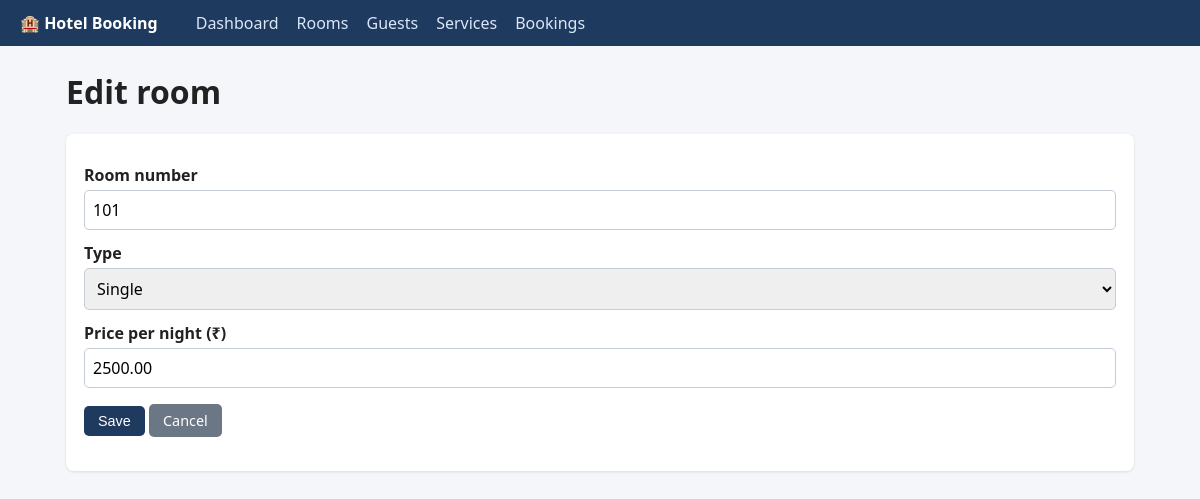
The app's page /rooms/form.php?id=1 with its own data.
### tables this page shows
CREATE TABLE rooms (
  room_id         INT UNSIGNED NOT NULL AUTO_INCREMENT,
  room_number     VARCHAR(10)  NOT NULL,
  room_type       ENUM('Single','Double','Suite') NOT NULL,
  price_per_night DECIMAL(10,2) NOT NULL,
  created_at      TIMESTAMP NOT NULL DEFAULT CURRENT_TIMESTAMP,
  updated_at      TIMESTAMP NOT NULL DEFAULT CURRENT_TIMESTAMP ON UPDATE CURRENT_TIMESTAMP,
  PRIMARY KEY (room_id),
  UNIQUE KEY uq_room_number (room_number),
  CONSTRAINT chk_room_price CHECK (price_per_night > 0)
);

### includes/functions.php (called while the page is built, shortened)
<?php
function h($v) { return htmlspecialchars((string)$v, ENT_QUOTES, 'UTF-8'); }

### rooms/form.php (the view, shortened to what this page needs)
<?php
require __DIR__ . '/../config.php';
$id = (int)($_GET['id'] ?? 0);
$types = ['Single', 'Double', 'Suite'];
$room = ['room_number' => '', 'room_type' => 'Single', 'price_per_night' => ''];
if ($id) {
    $s = $pdo->prepare("SELECT * FROM rooms WHERE room_id = ?");
    $s->execute([$id]);
    $room = $s->fetch();
}
$title = $id ? 'Edit room' : 'Add room';
require __DIR__ . '/../includes/header.php';
?>
<h1><?= h($title) ?></h1>
<form method="post" class="card">
  <label>Room number</label>
  <input name="room_number" value="<?= h($room['room_number']) ?>" required maxlength="10">
  <label>Type</label>
  <select name="room_type">
    <?php foreach ($types as $t): ?>
      <option <?= $room['room_type'] === $t ? 'selected' : '' ?>><?= $t ?></option>
    <?php endforeach; ?>
  </select>
  <label>Price per night (₹)</label>
  <input type="number" step="0.01" min="0.01" name="price_per_night" value="<?= h($room['price_per_night']) ?>" required>
  <p><button class="btn">Save</button> <a class="btn grey" href="index.php">Cancel</a></p>
</form>
<?php require __DIR__ . '/../includes/footer.php'; ?>

### assets/style.css (style rules this page uses)
* { box-sizing:border-box }
body { font-family:system-ui,Segoe UI,Arial,sans-serif;margin:0;background:#f4f6f9;color:#222 }
h1 { margin-top:0 }
.card { background:#fff;border-radius:8px;padding:18px;box-shadow:0 1px 3px rgba(0,0,0,.1);margin-bottom:20px }
.btn { display:inline-block;background:#1f3a5f;color:#fff;border:0;padding:7px 14px;border-radius:5px;text-decoration:none;cursor:pointer;font-size:.9em }
.btn.grey { background:#6b7785 }
label { display:block;margin:12px 0 4px;font-weight:600 }
input,select,textarea { width:100%;padding:8px;border:1px solid #c5ccd6;border-radius:5px;font:inherit }

### records on screen
rooms: room_number "101", room_type "Single", price_per_night "2500.00"

### other values on screen
$title "Edit room"
